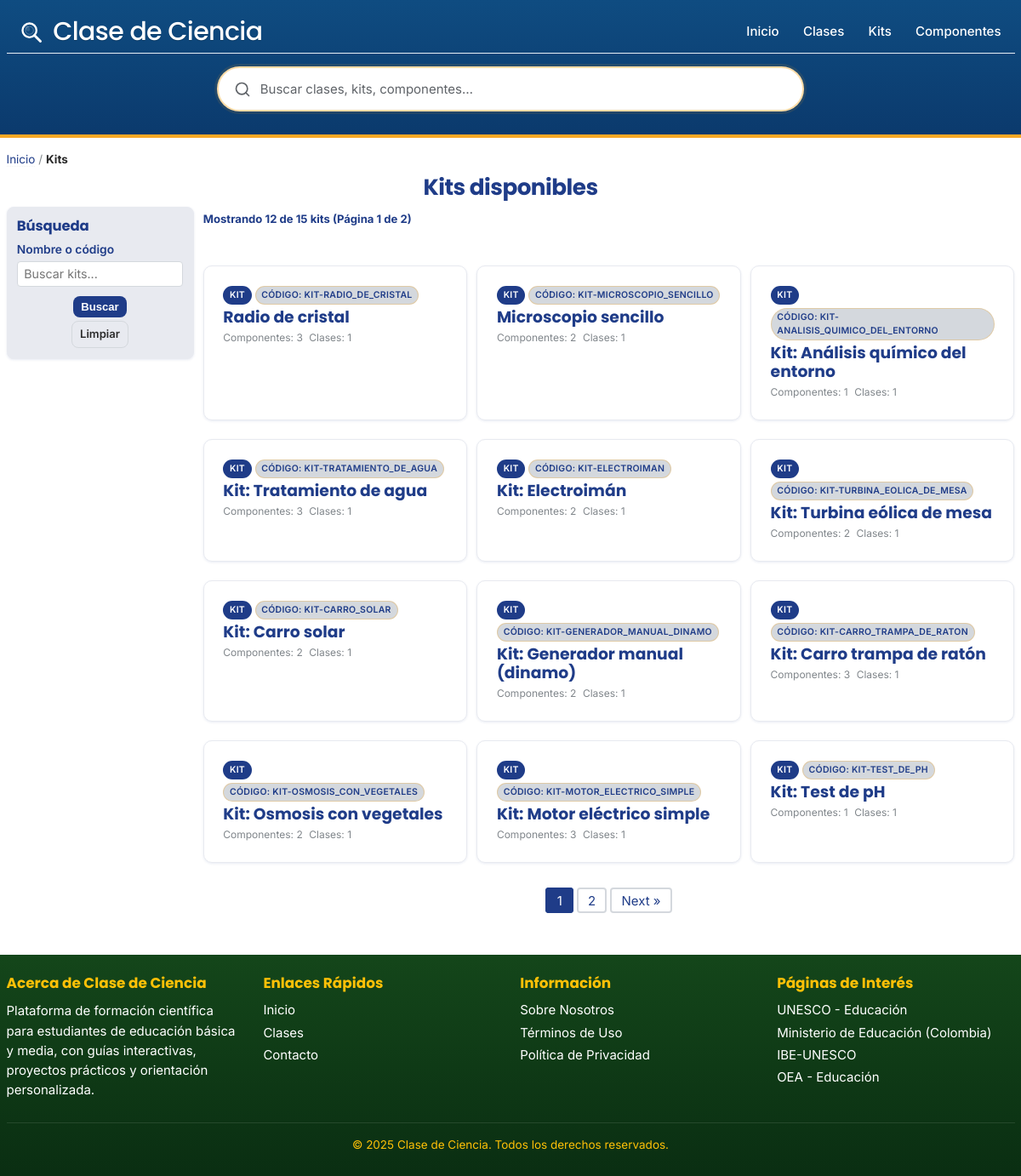
/kits.php, run on an earlier commit of the app's database.
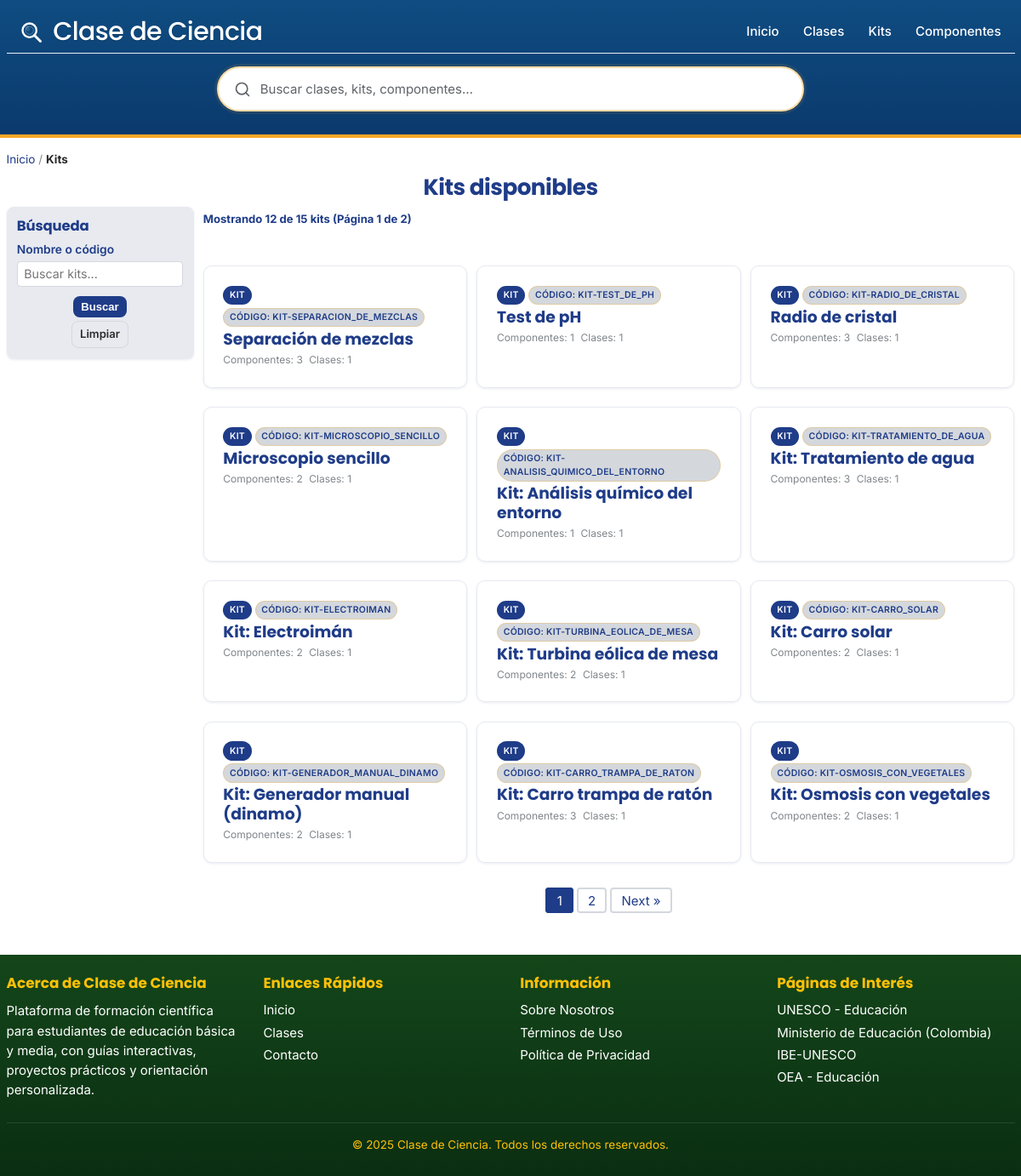
And on a later commit of the database.
### tables this page shows
CREATE TABLE `kits` (
  `id` int(11) NOT NULL,
  `clase_id` int(11) NOT NULL,
  `nombre` varchar(120) NOT NULL,
  `slug` varchar(120) DEFAULT NULL,
  `codigo` varchar(64) DEFAULT NULL,
  `version` varchar(32) DEFAULT NULL,
  `activo` tinyint(1) NOT NULL DEFAULT 1,
  `created_at` datetime NOT NULL DEFAULT current_timestamp(),
  `updated_at` datetime NOT NULL DEFAULT current_timestamp() ON UPDATE current_timestamp()
);

### kits.php (the view, shortened to what the changed rows need)
<?php
require_once 'config.php';
require_once 'includes/functions.php';
function cdc_get_kits($pdo, $search = '', $limit = 12, $offset = 0) {
    $params = [];
    $where = ["k.activo = 1"];
    $sql = "SELECT
                k.id, k.nombre, k.slug, k.codigo, k.version, k.updated_at,
                (SELECT COUNT(*) FROM kit_componentes kc WHERE kc.kit_id = k.id) AS componentes_count,
                (SELECT COUNT(*) FROM clase_kits ck WHERE ck.kit_id = k.id) AS clases_count
            FROM kits k
            WHERE " . implode(' AND ', $where) . "
            ORDER BY k.updated_at DESC, k.id DESC
            LIMIT ? OFFSET ?";
    $params[] = (int)$limit; $params[] = (int)$offset;
    $stmt = $pdo->prepare($sql);
    $stmt->execute($params);
    return $stmt->fetchAll(PDO::FETCH_ASSOC);
}
function cdc_count_kits($pdo, $search = '') {
    $params = [];
    $where = ["activo = 1"];
    $sql = "SELECT COUNT(*) AS total FROM kits WHERE " . implode(' AND ', $where);
    $stmt = $pdo->prepare($sql);
    $stmt->execute($params);
    $row = $stmt->fetch();
    return (int)($row['total'] ?? 0);
}
$q = trim($_GET['q'] ?? '');
$current_page = get_current_page();
$offset = get_offset($current_page);
$kits = cdc_get_kits($pdo, $q, POSTS_PER_PAGE, $offset);
$total = cdc_count_kits($pdo, $q);
include 'includes/header.php';
?>
<div class="container library-page">
    <h1><?= $q !== '' ? 'Resultados de búsqueda de kits' : 'Kits disponibles' ?></h1>
    <div class="library-layout">
        <aside class="filters-sidebar">
            <h2>Búsqueda</h2>
        </aside>
        <div class="library-content">
            <?php if (empty($kits)): ?>
            <div class="no-results">
                <p>No hay kits con los criterios seleccionados.</p>
                <a href="/kits" class="btn btn-secondary">Ver todos</a>
            </div>
            <?php else: ?>
            <div class="articles-grid">
                <?php foreach ($kits as $k): ?>
                <article class="article-card" data-href="/<?= h($k['slug']) ?>">
                    <a class="card-link" href="/<?= h($k['slug']) ?>">
                        <div class="card-content">
                            <div class="card-meta">
                                <span class="section-badge">Kit</span>
                                <?php if (!empty($k['codigo'])): ?>
                                <span class="difficulty-badge">Código: <?= h($k['codigo']) ?></span>
                                <?php endif; ?>
                            </div>
                            <h3><?= h($k['nombre']) ?></h3>
                            <div class="card-footer">
                                <span class="area">Componentes: <?= (int)$k['componentes_count'] ?></span>
                                <span class="age">Clases: <?= (int)$k['clases_count'] ?></span>
                            </div>
                        </div>
                    </a>
                </article>
                <?php endforeach; ?>
            </div>
            <?php if ($total > POSTS_PER_PAGE): ?>
                <?= pagination($total, get_current_page(), '/kits') ?>
            <?php endif; ?>
            <?php endif; ?>
        </div>
    </div>
</div>
<?php include 'includes/footer.php'; ?>

### includes/functions.php (shortened to what the changed rows need)
<?php
function h($string) {
    return htmlspecialchars((string)$string, ENT_QUOTES, 'UTF-8');
}
function get_current_page() {
    return isset($_GET['page']) ? max(1, intval($_GET['page'])) : 1;
}
function get_offset($page = null) {
    $page = $page ?? get_current_page();
    return ($page - 1) * POSTS_PER_PAGE;
}
function pagination($total_items, $current_page = null, $base_url = '') {
    $current_page = $current_page ?? get_current_page();
    $total_pages = ceil($total_items / POSTS_PER_PAGE);
    $html = '<nav class="pagination" aria-label="Pagination">';
    $html .= '<ul>';
    for ($i = 1; $i <= $total_pages; $i++) {
        if ($i == $current_page) {
            $html .= '<li class="active"><span>' . $i . '</span></li>';
        } else {
            $page_url = $base_url . '?page=' . $i;
            $html .= '<li><a href="' . h($page_url) . '">' . $i . '</a></li>';
        }
    }
    if ($current_page < $total_pages) {
        $next_url = $base_url . '?page=' . ($current_page + 1);
        $html .= '<li><a href="' . h($next_url) . '" rel="next">Next &raquo;</a></li>';
    }
    $html .= '</ul>';
    $html .= '</nav>';
    return $html;
}

What changed in the data, as far as the page shows it:
no longer on this page (row unchanged): kits: codigo "KIT-MOTOR_ELECTRICO_SIMPLE", nombre "Kit: Motor eléctrico simple", componentes_count "3", clases_count "1"
now on this page (row edited): kits: codigo "KIT-SEPARACION_DE_MEZCLAS", nombre "Separación de mezclas", componentes_count "3", clases_count "1"
changed kits "KIT-TEST_DE_PH": nombre "Kit: Test de pH" → "Test de pH"; moves up the list
